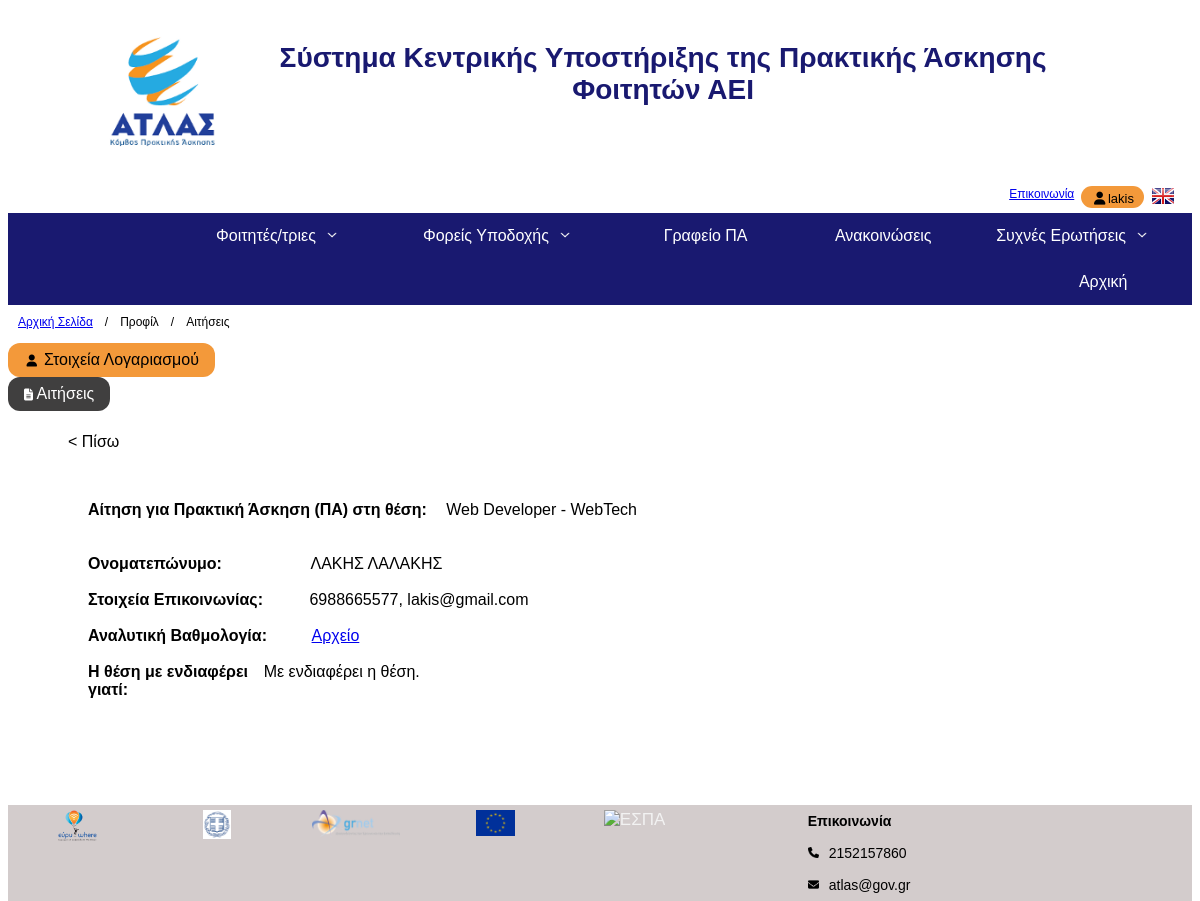
Page /php/app_details.php?id=54 (signed in) on the committed database.
### tables this page shows
CREATE TABLE `user` (
  `id` int NOT NULL,
  `username` varchar(45) NOT NULL,
  `firstname` varchar(45) NOT NULL,
  `surname` varchar(45) NOT NULL,
  `password` varchar(45) NOT NULL,
  `email` varchar(45) NOT NULL,
  `phone` varchar(45) NOT NULL,
  `type` enum('student','company') NOT NULL
);

CREATE TABLE `ad` (
  `id` int NOT NULL,
  `title` varchar(45) DEFAULT NULL,
  `type` enum('Πλήρης','Μερική', '') DEFAULT NULL,
  `duration` enum('3','6', '') DEFAULT NULL,
  `start` date DEFAULT NULL,
  `espa` enum('Με ΕΣΠΑ','Χωρίς ΕΣΠΑ', '') DEFAULT NULL,
  `salary` double DEFAULT NULL,
  `shift_start` time DEFAULT NULL,
  `shift_end` time DEFAULT NULL,
  `no_of_vacancies` int DEFAULT NULL,
  `job_description` varchar(500) DEFAULT NULL,
  `required_qualification` varchar(500) DEFAULT NULL,
  `wanted_qualification` varchar(500) DEFAULT NULL,
  `company_offers` varchar(500) DEFAULT NULL,
  `deleted` tinyint NOT NULL DEFAULT '0',
  `state` varchar(45) NOT NULL,
  `date` date NOT NULL,
  `company_id` int NOT NULL,
  `object` varchar(45) DEFAULT NULL
);

CREATE TABLE `company` (
  `id` int NOT NULL,
  `identity_card` varchar(45) NOT NULL,
  `company_name` varchar(45) NOT NULL,
  `address` varchar(45) NOT NULL,
  `address_number` int NOT NULL,
  `zip_code` int NOT NULL,
  `country` varchar(45) NOT NULL,
  `site` varchar(45) NOT NULL,
  `activity_field` varchar(45) NOT NULL,
  `type` enum('public','private','NGO','other') NOT NULL,
  `VAT` varchar(45) NOT NULL,
  `tax_office` varchar(45) NOT NULL,
  `company_email` varchar(45) NOT NULL,
  `company_phone` varchar(45) NOT NULL,
  `rating` double NOT NULL DEFAULT '0',
  `municipality_id` int NOT NULL,
  `user_id` int NOT NULL
);

CREATE TABLE `student_application` (
  `id` int NOT NULL,
  `file` blob,
  `reasons` varchar(500) DEFAULT NULL,
  `date` date NOT NULL,
  `state` varchar(45) DEFAULT NULL,
  `company_accepted` tinyint DEFAULT NULL,
  `notification_send` tinyint DEFAULT '0',
  `rejection_reasons` varchar(100) DEFAULT NULL,
  `student_id` int NOT NULL,
  `ad_id` int NOT NULL,
  `read` tinyint(1) NOT NULL DEFAULT '0'
);

### php/app_details.php (the view, shortened to what this page needs)
<?php
    require_once 'database.php';
    $conn = new mysqli($hn, $un, $pw, $db);
    $username = $_SESSION['username'];
    if (isset($_GET["id"])) {
        $id = $_GET["id"];
        if(isset($_SESSION['type']) and $_SESSION['type'] == 'student'){
            $sql = "SELECT a.title, c.company_name, u.firstname, u.surname, u.phone, u.email, sa.reasons
                    FROM user u, student s, student_application sa, ad a, company c
                    WHERE (u.username = '$username') AND (s.user_id = u.id) AND (s.id = sa.student_id) AND (sa.id = '$id') AND (sa.ad_id = a.id) AND (a.company_id = c.id)";
            $result = mysqli_query($conn, $sql);
            $row = mysqli_fetch_array($result);
        }
    }
?>
<!DOCTYPE html>
<html lang="el">
    <head>
        <link rel="stylesheet" href="../css/profile.css">
        <link rel="stylesheet" href="https://cdnjs.cloudflare.com/ajax/libs/font-awesome/4.7.0/css/font-awesome.min.css">
    </head>
    <body>
        <?php
            include 'top_base.php';
        ?>
        <?php
            include 'nav_bar.php';
        ?>
        <div style="padding-bottom: 20px">
            <div style="font-size: 12px; float: left; margin: 10px;"><a href="index.php">Αρχική Σελίδα</a></div>
            <div style="font-size: 12px; float: left; margin: 10px; margin-left: 2px; margin-right: 2px;">/</div>
            <div style="font-size: 12px; float: left; margin: 10px;">Προφίλ</div>
            <div style="font-size: 12px; float: left; margin: 10px; margin-left: 2px; margin-right: 2px;">/</div>
            <?php if(isset($_SESSION['type']) and $_SESSION['type'] == 'student') : ?>
                <div style="font-size: 12px; float: left; margin: 10px;">Αιτήσεις</div>
            <?php endif; ?>
        </div> <br>
        <?php
            include 'profile_menu.php';
        ?>
        <br><br>
        <?php if (isset($_SESSION['type']) and $_SESSION['type'] == 'student') { ?>
                <div><a class="back" onclick="window.close()" style="cursor:pointer; margin-left:60px;">< Πίσω</a></div>
        <?php    } else if (isset($_SESSION['type']) and $_SESSION['type'] == 'company'){ ?>
                <div><a class="back" href="ad_student_applications.php?id=<?php echo $row['ad_id']; ?>" style="cursor:pointer; margin-left:60px;">< Πίσω</a></div>
        <?php    }?>
        <div style="margin: 50px; margin-left: 80px;">
            <div>
                <b style="margin-right: 15px">Αίτηση για Πρακτική Άσκηση (ΠΑ) στη θέση:</b>
                <?php echo $row['title']?> - <?php echo $row['company_name']?>
            </div>
            <br><br>
            <div><b style="margin-right: 85px">Ονοματεπώνυμο:</b> <?php echo $row['firstname'] . "  " . $row['surname'];?></div><br>
            <div><b style="margin-right: 42px">Στοιχεία Επικοινωνίας:</b> <?php echo $row['phone']. ", " . $row['email'];?></div><br>
            <div><b style="margin-right: 41px">Αναλυτική Βαθμολογία:</b> <a href="download.php?id=<?php echo $id; ?>" target="_blank">Αρχείο</a></div> <br>
            <div class="nested">
                <b style="margin-right: 15px;">Η θέση με ενδιαφέρει γιατί:</b>
                <div style="white-space: pre-wrap"><?php echo str_ireplace("\\r\\n", "\r\n", $row['reasons']);?></div>
            </div>
        </div>
        <br><br>
        <?php
            include 'bottom_base.php';
        ?>
    </body>
</html>

### css/profile.css (style rules this page uses)
.nested { display: grid; grid-auto-rows: minmax(10px, auto); grid-template-columns: 1fr 2fr; width: 50%; }

### css/base.css (style rules this page uses)
* { font-family: sans-serif; box-sizing: border-box; }

### rows in the picture
user: ad.title "Web Developer", company.company_name "WebTech", firstname "ΛΑΚΗΣ", surname "ΛΑΛΑΚΗΣ", phone "6988665577", email "lakis@gmail.com", student_application.reasons "Με ενδιαφέρει η θέση."

### other values in the picture
$_SESSION['username'] "lakis"
